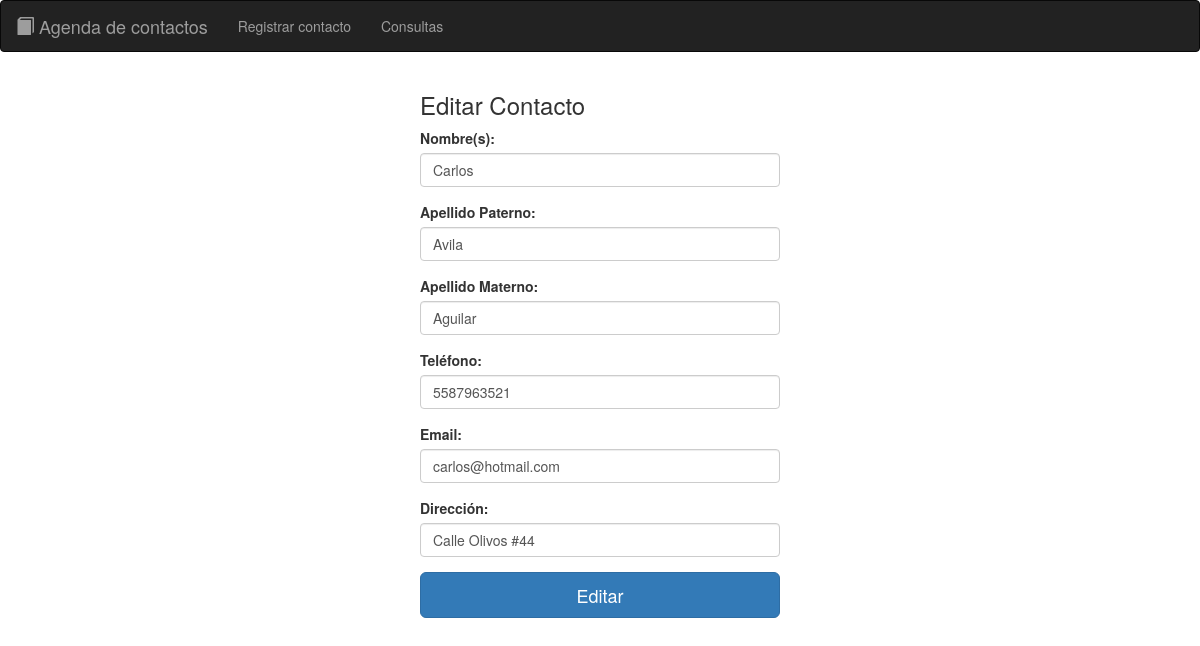
The app's page /index.php?action=editar&idEditar=3 with its own data.
### tables this page shows
CREATE TABLE IF NOT EXISTS `contactos` (
  `idContacto` int(11) NOT NULL AUTO_INCREMENT,
  `nombre` varchar(50) NOT NULL,
  `apPaterno` varchar(50) NOT NULL,
  `apMaterno` varchar(50) NOT NULL,
  `telefono` bigint(20) NOT NULL,
  `email` varchar(50) NOT NULL,
  `direccion` varchar(250) NOT NULL,
  `fechaRegistro` date NOT NULL,
  PRIMARY KEY (`idContacto`)
);

### controllers/enlacesPaginaController.php (called while the page is built, shortened)
<?php
Class EnlacesPaginaController{
	public function enlaces(){
		if (isset($_GET['action'])) {
			$enlace = $_GET['action'];
		}else{
			$enlace = "index";
		}
		$respuesta = EnlacesPaginaModel::verEnlaces($enlace);
		include $respuesta;
	}
}
?>

### controllers/indexController.php (called while the page is built)
<?php
Class IndexController{
	public function mostrarIndex(){
		include "views/template.php";
	}
}
?>

### index.php (called while the page is built, shortened)
<?php
require_once "controllers/indexController.php";
require_once "controllers/enlacesPaginaController.php";
require_once "controllers/contactosController.php";
$index = new IndexController();
$index->mostrarIndex();
?>

### models/conexion.php (called while the page is built)
<?php
Class Conexion{
	public static function conectar(){
		try{
			$conexion = new PDO("mysql:host=localhost;dbname=agenda", "root", "");
			$conexion->setAttribute(PDO::ATTR_ERRMODE, PDO::ERRMODE_EXCEPTION);
			return $conexion;
		}catch (Exception $e) {
			echo $e->getMessage();
		}
	}
}
?>

### models/contactosModel.php (called while the page is built, shortened)
<?php
require_once "conexion.php";
Class ContactosModel{
	public static function llenarFormulario($datos){
		$stmt = Conexion::conectar()->prepare("SELECT * FROM contactos WHERE idContacto = :id");
		$stmt->bindParam(":id", $datos, PDO::PARAM_INT);
		$stmt->execute();
		return $stmt->fetch();
	}
}
?>

### controllers/contactosController.php (the view, shortened to what this page needs)
<?php
require_once "models/contactosModel.php";
Class ContactosController{
	public function verFormulario(){
		$datos = $_GET['idEditar'];
		$respuesta = ContactosModel::llenarFormulario($datos);
		echo '<div>
				<input type="hidden" name="txtid" value="'.$respuesta['idContacto'].'">
			</div>
			<div class="form-group">
				<label>Nombre(s):</label>
				<input type="text" class="form-control" name="txtnombre" value="'.utf8_encode($respuesta['nombre']).'" required>
			</div>
			<div class="form-group">
				<label>Apellido Paterno:</label>
				<input type="text" class="form-control" name="txtapp" value="'.utf8_encode($respuesta['apPaterno']).'" required>
			</div>
			<div class="form-group">
				<label>Apellido Materno:</label>
				<input type="text" class="form-control" name="txtapm" value="'.utf8_encode($respuesta['apMaterno']).'" required>
			</div>
			<div class="form-group">
				<label>Teléfono:</label>
				<input type="number" class="form-control" name="txttel" value="'.$respuesta['telefono'].'" required>
			</div>
			<div class="form-group">
				<label>Email:</label>
				<input type="email" class="form-control" name="txtemail" value="'.$respuesta['email'].'" required>
			</div>
			<div class="form-group">
				<label>Dirección:</label>
				<input type="text" class="form-control" name="txtdir" value="'.utf8_encode($respuesta['direccion']).'" required>
			</div>
			<button class="btn btn-lg btn-primary btn-block btn-signin" type="submit" name="editar">Editar</button>';
	}
}
?>

### records on screen
contactos: txtnombre "Carlos", txtapp "Avila", txtapm "Aguilar", txttel "5587963521", txtemail "carlos@hotmail.com", txtdir "Calle Olivos #44"
